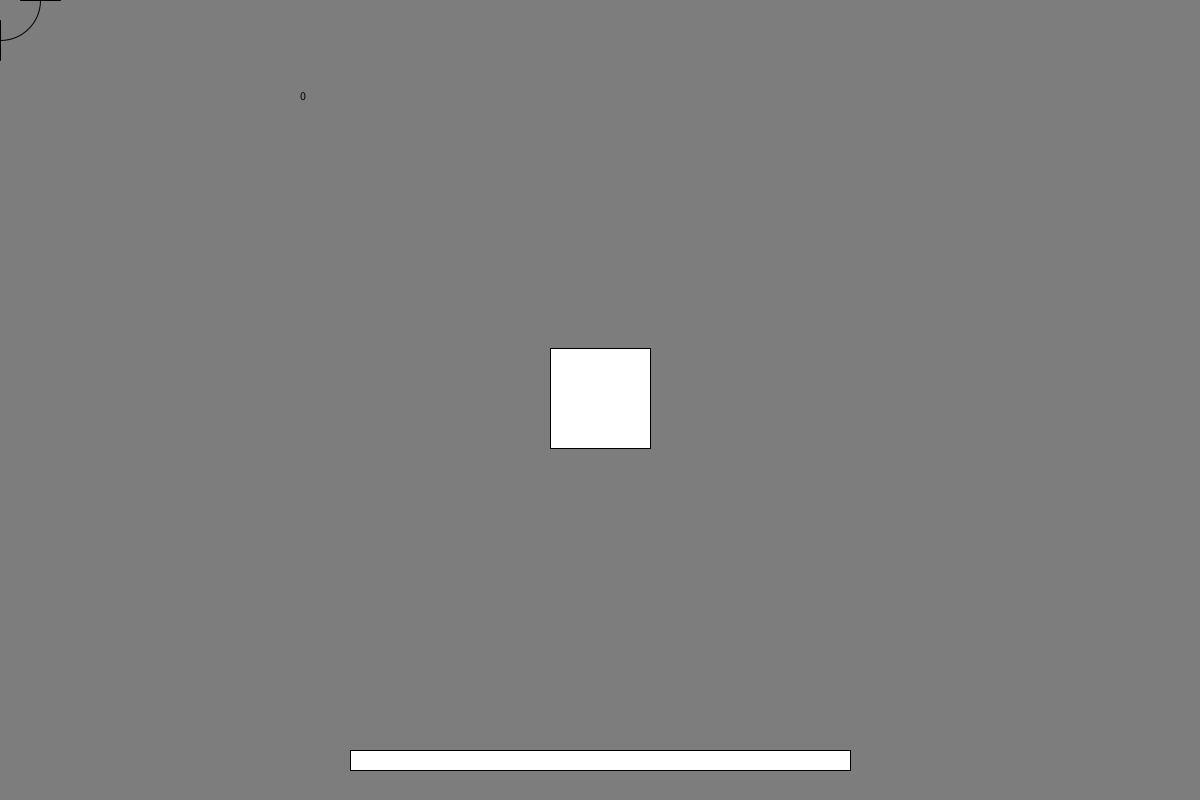
Frame 1 (no input)
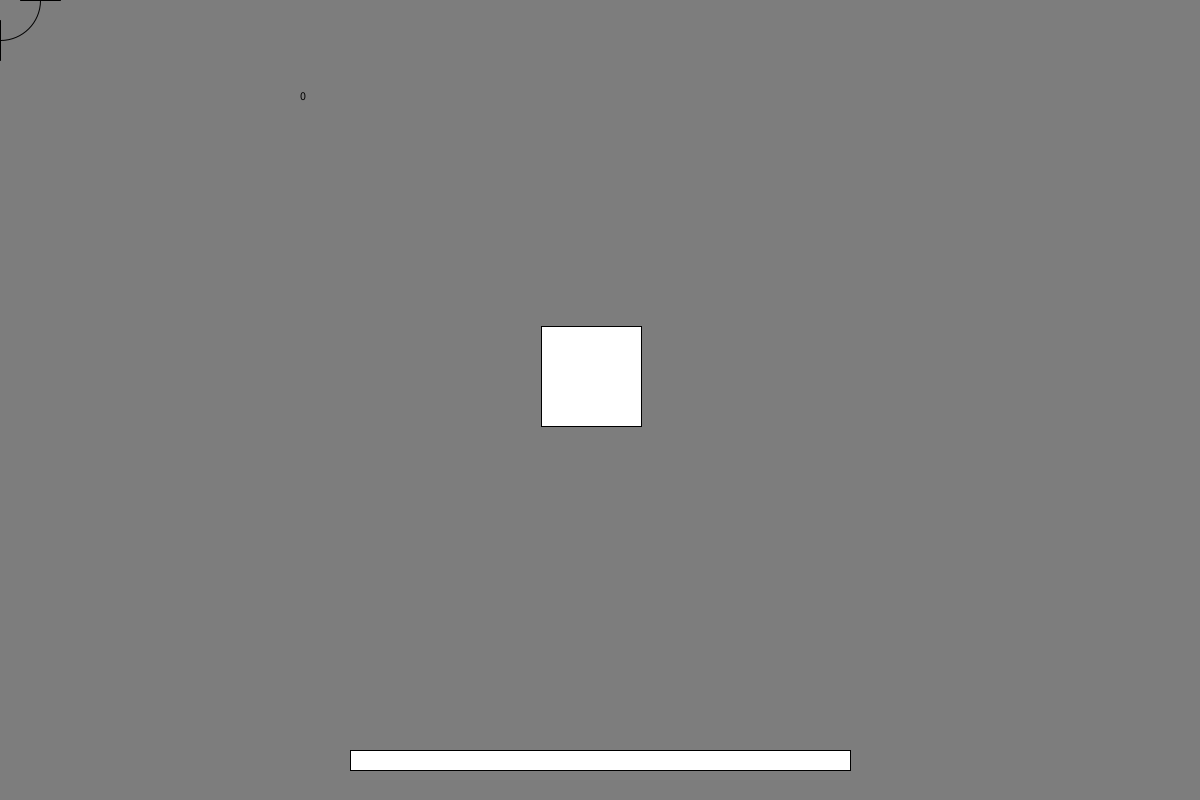
Frame 60 (the mouse pressed at the canvas centre just before this capture)
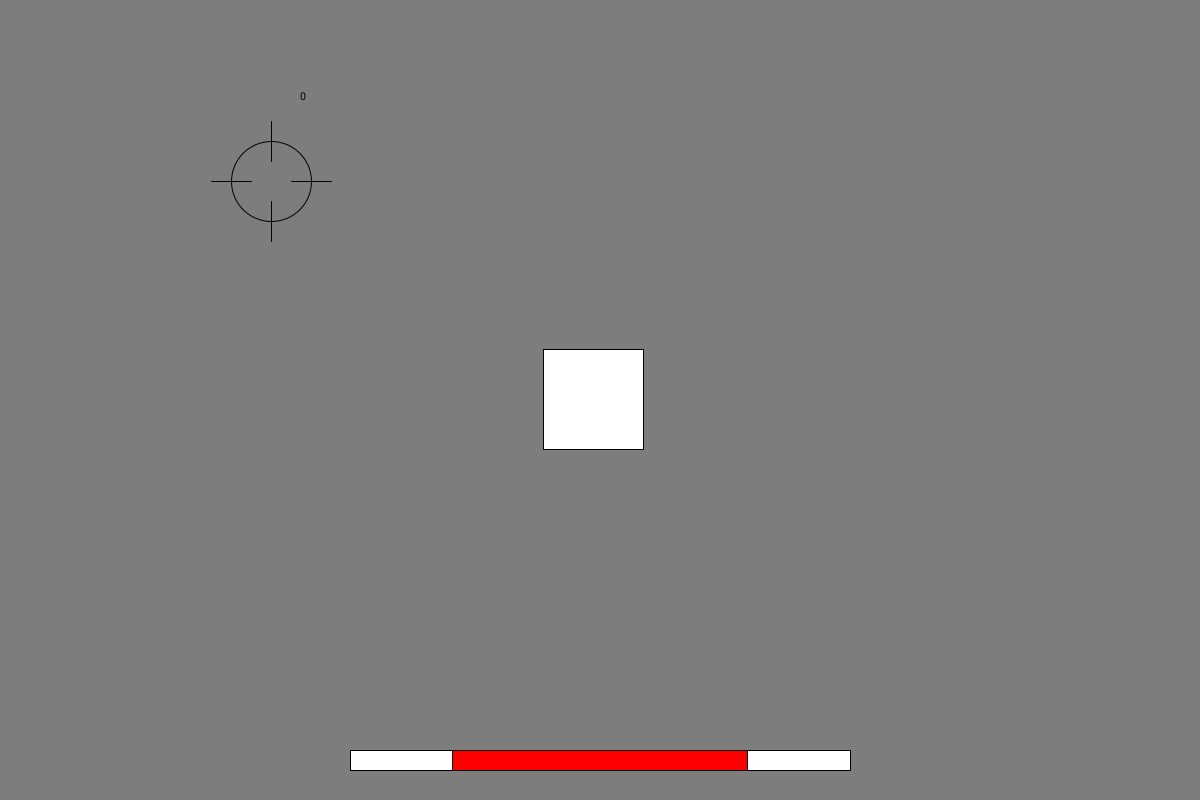
Frame 120 (the mouse held since frame 60 and released just before this capture)

The Processing sketch that drew these frames (run headless with seeded random() and noise(); from frame 60 on, the mouse is pressed at the canvas centre):

// Processing sketch: scene3ps
// ── scene3ps.pde


class Scene3 {
    float x = 0;
    float y = 0;
    int resPower = 0;
    int power = 0;
    float arrowX = 0;
    float arrowY = 0;
    boolean isArrowLaunched = false;
    float dy = 0;
    float dz = 0;
    float g = 1.00002f;
    float snakeX = 0;
    float snakeY = 0;
    boolean isArrived = false;
    int snakeColor;
    float resarrowY = 0;


    void setup() {
        size(1200, 800);
        snakeX = width / 2;
        snakeY = height / 2;
        snakeColor = color(255); // initial snake color is white
    }

    void draw() {
        background(125);

        snake();
        target();
        arrow();
        gauge();

        fill(0);
        text(resPower % 100, 300, 100);
    }

    void target() {
        x = lerp(x, mouseX, 0.01f);
        y = lerp(y, mouseY, 0.01f);
        pushMatrix();
        fill(0, 0, 0, 0);
        strokeWeight(1);
        ellipse(x, y, 80, 80);
        line(x - 60, y, x - 20, y);
        line(x + 60, y, x + 20, y);
        line(x, y - 60, x, y - 20);
        line(x, y + 60, x, y + 20);
        popMatrix();
    }

    void gauge() {
        pushMatrix();
        rectMode(CENTER);
        fill(255);
        rect(width / 2, height - 40, 500, 20);
        if (mousePressed) {
            fill(255, 0, 0);
            rect(width / 2, height - 40, (power % 100) * 5, 20);
            power += 1;
        }
        popMatrix();
    }

    void mouseReleased() {
        resPower = power % 100;
        power = 0;
        arrowX = x;
        arrowY = y;
        isArrowLaunched = true;
        dy = 0;
        dz = 0;
    }

    void arrow() {
        if (isArrowLaunched) {
            dy = dy * g + 5 - 0.05f * resPower;
            dz = dz * g + 0.1f + 0.002f * resPower;
            resarrowY = arrowY + dy;
            pushMatrix();
            fill(255);
            rectMode(CENTER);
            rect(arrowX, arrowY + dy, 5 / dz, 80 / dz);
            rect(arrowX, arrowY + dy, 80 / dz, 5 / dz);
            fill(139, 69, 19); // brown color
            ellipse(arrowX, arrowY + dy, 30 / dz, 30 / dz);
            popMatrix();
            if (15 / dz < 2) {
                isArrowLaunched = false;
                isArrived = true;
            }
        }
    }

    void snake() {
        pushMatrix();
        rectMode(CENTER);
        fill(snakeColor);
        snakeX = lerp(snakeX, random(snakeX - 300, snakeX + 300), 0.01f);
        snakeY = lerp(snakeY, random(snakeY - 300, snakeY + 300), 0.01f);
        rect(snakeX, snakeY, 100, 100);
        if (isArrived) {
            if (arrowX < snakeX + 50 && arrowX > snakeX - 50 && resarrowY > snakeY - 50 && resarrowY < snakeY + 50) {
                snakeColor = color(255, 0, 0); // red color
                isArrived = false;
            } else {
                snakeColor = color(255); // white color
                isArrived = false;
            }
        }
        popMatrix();
    }
}
Scene3 scene=new Scene3();
void setup(){
  scene.setup();

}

void draw(){
  scene.draw();
}
void mouseReleased(){
  scene.mouseReleased();
}
